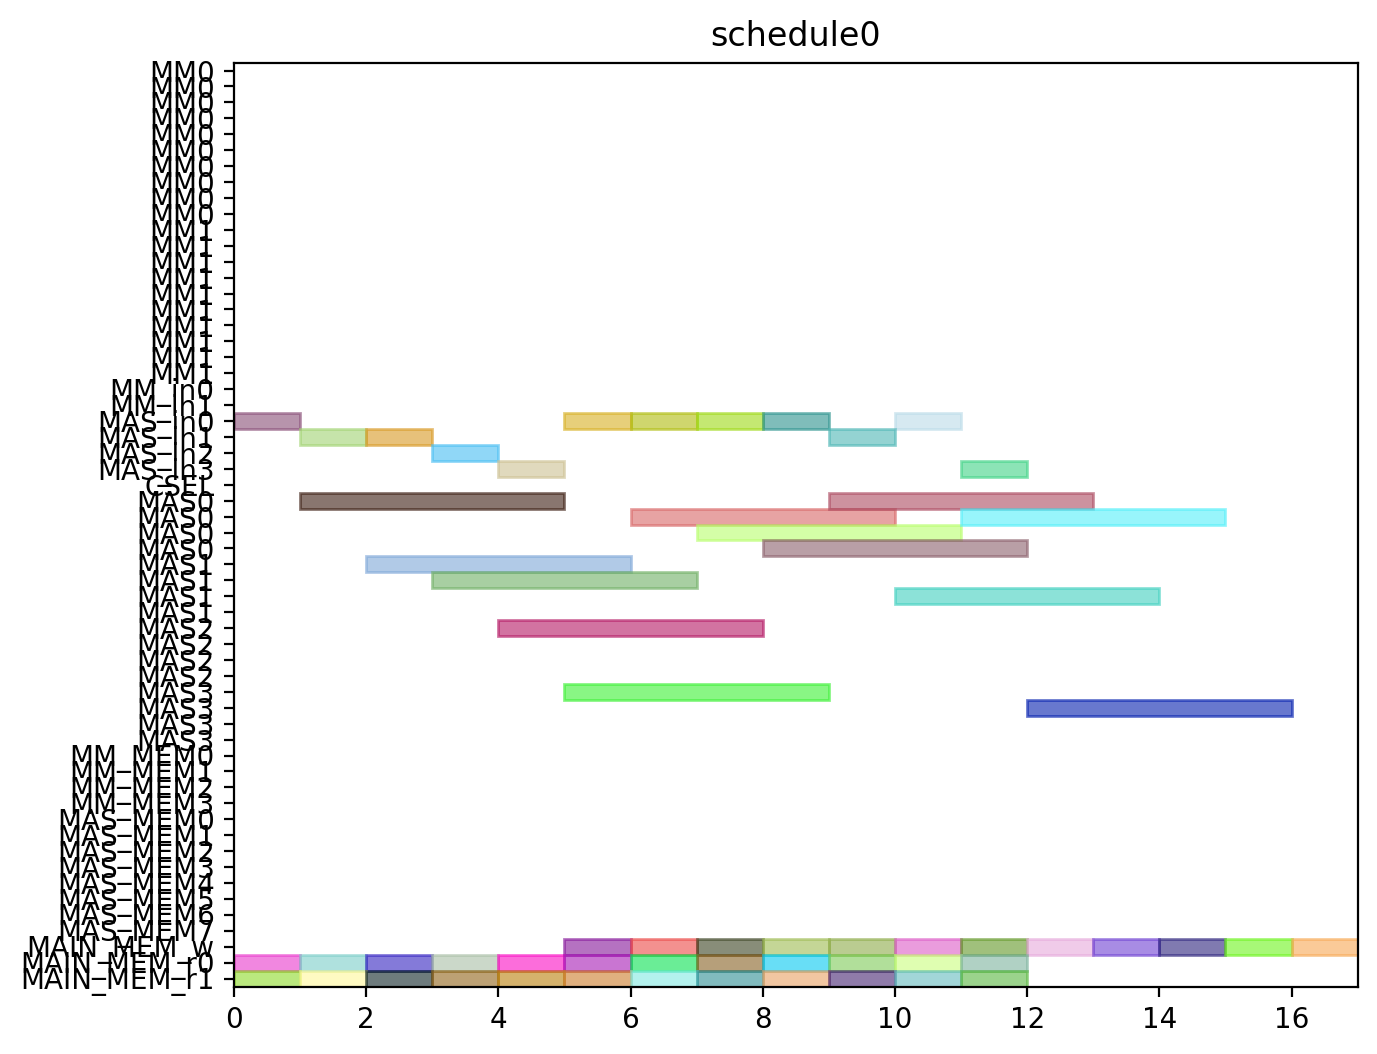

Write Python code to recreate this figure.
from pyschedule import Scenario, solvers, plotters, alt


def solve():
	horizon = 120
	S = Scenario("schedule0", horizon=horizon)

	# resource
	MM = S.Resources('MM', num=2, size=10)
	MM_in = S.Resources('MM_in', num=2)
	MAS_in = S.Resources('MAS_in', num=4)
	CSEL = S.Resource('CSEL')
	MAS = S.Resources('MAS', num=4, size=4, periods=range(1, horizon))
	MM_MEM = S.Resources('MM_MEM', num=4)
	MAS_MEM = S.Resources('MAS_MEM', num=8)
	MAIN_MEM_w = S.Resource('MAIN_MEM_w', size=1)
	MAIN_MEM_r = S.Resources('MAIN_MEM_r', num=2)

	# result of previous scheduling

	# new tasks
	c000 = S.Task('c000', length=4, delay_cost=1)
	c000 += alt(MAS)
	c000_in = S.Task('c000_in', length=1, delay_cost=1)
	c000_in += alt(MAS_in)
	S += c000_in*MAS_in[0]<=c000*MAS[0]

	S += c000_in*MAS_in[1]<=c000*MAS[1]

	S += c000_in*MAS_in[2]<=c000*MAS[2]

	S += c000_in*MAS_in[3]<=c000*MAS[3]

	S += 0<c000

	c000_w = S.Task('c000_w', length=1, delay_cost=1)
	c000_w += alt(MAIN_MEM_w)
	S += c000 <= c000_w

	c000_mem0 = S.Task('c000_mem0', length=1, delay_cost=1)
	c000_mem0 += MAIN_MEM_r[0]
	S += c000_mem0 <= c000

	c000_mem1 = S.Task('c000_mem1', length=1, delay_cost=1)
	c000_mem1 += MAIN_MEM_r[1]
	S += c000_mem1 <= c000

	c001 = S.Task('c001', length=4, delay_cost=1)
	c001 += alt(MAS)
	c001_in = S.Task('c001_in', length=1, delay_cost=1)
	c001_in += alt(MAS_in)
	S += c001_in*MAS_in[0]<=c001*MAS[0]

	S += c001_in*MAS_in[1]<=c001*MAS[1]

	S += c001_in*MAS_in[2]<=c001*MAS[2]

	S += c001_in*MAS_in[3]<=c001*MAS[3]

	S += 0<c001

	c001_w = S.Task('c001_w', length=1, delay_cost=1)
	c001_w += alt(MAIN_MEM_w)
	S += c001 <= c001_w

	c001_mem0 = S.Task('c001_mem0', length=1, delay_cost=1)
	c001_mem0 += MAIN_MEM_r[0]
	S += c001_mem0 <= c001

	c001_mem1 = S.Task('c001_mem1', length=1, delay_cost=1)
	c001_mem1 += MAIN_MEM_r[1]
	S += c001_mem1 <= c001

	c010 = S.Task('c010', length=4, delay_cost=1)
	c010 += alt(MAS)
	c010_in = S.Task('c010_in', length=1, delay_cost=1)
	c010_in += alt(MAS_in)
	S += c010_in*MAS_in[0]<=c010*MAS[0]

	S += c010_in*MAS_in[1]<=c010*MAS[1]

	S += c010_in*MAS_in[2]<=c010*MAS[2]

	S += c010_in*MAS_in[3]<=c010*MAS[3]

	S += 0<c010

	c010_w = S.Task('c010_w', length=1, delay_cost=1)
	c010_w += alt(MAIN_MEM_w)
	S += c010 <= c010_w

	c010_mem0 = S.Task('c010_mem0', length=1, delay_cost=1)
	c010_mem0 += MAIN_MEM_r[0]
	S += c010_mem0 <= c010

	c010_mem1 = S.Task('c010_mem1', length=1, delay_cost=1)
	c010_mem1 += MAIN_MEM_r[1]
	S += c010_mem1 <= c010

	c011 = S.Task('c011', length=4, delay_cost=1)
	c011 += alt(MAS)
	c011_in = S.Task('c011_in', length=1, delay_cost=1)
	c011_in += alt(MAS_in)
	S += c011_in*MAS_in[0]<=c011*MAS[0]

	S += c011_in*MAS_in[1]<=c011*MAS[1]

	S += c011_in*MAS_in[2]<=c011*MAS[2]

	S += c011_in*MAS_in[3]<=c011*MAS[3]

	S += 0<c011

	c011_w = S.Task('c011_w', length=1, delay_cost=1)
	c011_w += alt(MAIN_MEM_w)
	S += c011 <= c011_w

	c011_mem0 = S.Task('c011_mem0', length=1, delay_cost=1)
	c011_mem0 += MAIN_MEM_r[0]
	S += c011_mem0 <= c011

	c011_mem1 = S.Task('c011_mem1', length=1, delay_cost=1)
	c011_mem1 += MAIN_MEM_r[1]
	S += c011_mem1 <= c011

	c100 = S.Task('c100', length=4, delay_cost=1)
	c100 += alt(MAS)
	c100_in = S.Task('c100_in', length=1, delay_cost=1)
	c100_in += alt(MAS_in)
	S += c100_in*MAS_in[0]<=c100*MAS[0]

	S += c100_in*MAS_in[1]<=c100*MAS[1]

	S += c100_in*MAS_in[2]<=c100*MAS[2]

	S += c100_in*MAS_in[3]<=c100*MAS[3]

	S += 0<c100

	c100_w = S.Task('c100_w', length=1, delay_cost=1)
	c100_w += alt(MAIN_MEM_w)
	S += c100 <= c100_w

	c100_mem0 = S.Task('c100_mem0', length=1, delay_cost=1)
	c100_mem0 += MAIN_MEM_r[0]
	S += c100_mem0 <= c100

	c100_mem1 = S.Task('c100_mem1', length=1, delay_cost=1)
	c100_mem1 += MAIN_MEM_r[1]
	S += c100_mem1 <= c100

	c101 = S.Task('c101', length=4, delay_cost=1)
	c101 += alt(MAS)
	c101_in = S.Task('c101_in', length=1, delay_cost=1)
	c101_in += alt(MAS_in)
	S += c101_in*MAS_in[0]<=c101*MAS[0]

	S += c101_in*MAS_in[1]<=c101*MAS[1]

	S += c101_in*MAS_in[2]<=c101*MAS[2]

	S += c101_in*MAS_in[3]<=c101*MAS[3]

	S += 0<c101

	c101_w = S.Task('c101_w', length=1, delay_cost=1)
	c101_w += alt(MAIN_MEM_w)
	S += c101 <= c101_w

	c101_mem0 = S.Task('c101_mem0', length=1, delay_cost=1)
	c101_mem0 += MAIN_MEM_r[0]
	S += c101_mem0 <= c101

	c101_mem1 = S.Task('c101_mem1', length=1, delay_cost=1)
	c101_mem1 += MAIN_MEM_r[1]
	S += c101_mem1 <= c101

	c110 = S.Task('c110', length=4, delay_cost=1)
	c110 += alt(MAS)
	c110_in = S.Task('c110_in', length=1, delay_cost=1)
	c110_in += alt(MAS_in)
	S += c110_in*MAS_in[0]<=c110*MAS[0]

	S += c110_in*MAS_in[1]<=c110*MAS[1]

	S += c110_in*MAS_in[2]<=c110*MAS[2]

	S += c110_in*MAS_in[3]<=c110*MAS[3]

	S += 0<c110

	c110_w = S.Task('c110_w', length=1, delay_cost=1)
	c110_w += alt(MAIN_MEM_w)
	S += c110 <= c110_w

	c110_mem0 = S.Task('c110_mem0', length=1, delay_cost=1)
	c110_mem0 += MAIN_MEM_r[0]
	S += c110_mem0 <= c110

	c110_mem1 = S.Task('c110_mem1', length=1, delay_cost=1)
	c110_mem1 += MAIN_MEM_r[1]
	S += c110_mem1 <= c110

	c111 = S.Task('c111', length=4, delay_cost=1)
	c111 += alt(MAS)
	c111_in = S.Task('c111_in', length=1, delay_cost=1)
	c111_in += alt(MAS_in)
	S += c111_in*MAS_in[0]<=c111*MAS[0]

	S += c111_in*MAS_in[1]<=c111*MAS[1]

	S += c111_in*MAS_in[2]<=c111*MAS[2]

	S += c111_in*MAS_in[3]<=c111*MAS[3]

	S += 0<c111

	c111_w = S.Task('c111_w', length=1, delay_cost=1)
	c111_w += alt(MAIN_MEM_w)
	S += c111 <= c111_w

	c111_mem0 = S.Task('c111_mem0', length=1, delay_cost=1)
	c111_mem0 += MAIN_MEM_r[0]
	S += c111_mem0 <= c111

	c111_mem1 = S.Task('c111_mem1', length=1, delay_cost=1)
	c111_mem1 += MAIN_MEM_r[1]
	S += c111_mem1 <= c111

	c200 = S.Task('c200', length=4, delay_cost=1)
	c200 += alt(MAS)
	c200_in = S.Task('c200_in', length=1, delay_cost=1)
	c200_in += alt(MAS_in)
	S += c200_in*MAS_in[0]<=c200*MAS[0]

	S += c200_in*MAS_in[1]<=c200*MAS[1]

	S += c200_in*MAS_in[2]<=c200*MAS[2]

	S += c200_in*MAS_in[3]<=c200*MAS[3]

	S += 0<c200

	c200_w = S.Task('c200_w', length=1, delay_cost=1)
	c200_w += alt(MAIN_MEM_w)
	S += c200 <= c200_w

	c200_mem0 = S.Task('c200_mem0', length=1, delay_cost=1)
	c200_mem0 += MAIN_MEM_r[0]
	S += c200_mem0 <= c200

	c200_mem1 = S.Task('c200_mem1', length=1, delay_cost=1)
	c200_mem1 += MAIN_MEM_r[1]
	S += c200_mem1 <= c200

	c201 = S.Task('c201', length=4, delay_cost=1)
	c201 += alt(MAS)
	c201_in = S.Task('c201_in', length=1, delay_cost=1)
	c201_in += alt(MAS_in)
	S += c201_in*MAS_in[0]<=c201*MAS[0]

	S += c201_in*MAS_in[1]<=c201*MAS[1]

	S += c201_in*MAS_in[2]<=c201*MAS[2]

	S += c201_in*MAS_in[3]<=c201*MAS[3]

	S += 0<c201

	c201_w = S.Task('c201_w', length=1, delay_cost=1)
	c201_w += alt(MAIN_MEM_w)
	S += c201 <= c201_w

	c201_mem0 = S.Task('c201_mem0', length=1, delay_cost=1)
	c201_mem0 += MAIN_MEM_r[0]
	S += c201_mem0 <= c201

	c201_mem1 = S.Task('c201_mem1', length=1, delay_cost=1)
	c201_mem1 += MAIN_MEM_r[1]
	S += c201_mem1 <= c201

	c210 = S.Task('c210', length=4, delay_cost=1)
	c210 += alt(MAS)
	c210_in = S.Task('c210_in', length=1, delay_cost=1)
	c210_in += alt(MAS_in)
	S += c210_in*MAS_in[0]<=c210*MAS[0]

	S += c210_in*MAS_in[1]<=c210*MAS[1]

	S += c210_in*MAS_in[2]<=c210*MAS[2]

	S += c210_in*MAS_in[3]<=c210*MAS[3]

	S += 0<c210

	c210_w = S.Task('c210_w', length=1, delay_cost=1)
	c210_w += alt(MAIN_MEM_w)
	S += c210 <= c210_w

	c210_mem0 = S.Task('c210_mem0', length=1, delay_cost=1)
	c210_mem0 += MAIN_MEM_r[0]
	S += c210_mem0 <= c210

	c210_mem1 = S.Task('c210_mem1', length=1, delay_cost=1)
	c210_mem1 += MAIN_MEM_r[1]
	S += c210_mem1 <= c210

	c211 = S.Task('c211', length=4, delay_cost=1)
	c211 += alt(MAS)
	c211_in = S.Task('c211_in', length=1, delay_cost=1)
	c211_in += alt(MAS_in)
	S += c211_in*MAS_in[0]<=c211*MAS[0]

	S += c211_in*MAS_in[1]<=c211*MAS[1]

	S += c211_in*MAS_in[2]<=c211*MAS[2]

	S += c211_in*MAS_in[3]<=c211*MAS[3]

	S += 0<c211

	c211_w = S.Task('c211_w', length=1, delay_cost=1)
	c211_w += alt(MAIN_MEM_w)
	S += c211 <= c211_w

	c211_mem0 = S.Task('c211_mem0', length=1, delay_cost=1)
	c211_mem0 += MAIN_MEM_r[0]
	S += c211_mem0 <= c211

	c211_mem1 = S.Task('c211_mem1', length=1, delay_cost=1)
	c211_mem1 += MAIN_MEM_r[1]
	S += c211_mem1 <= c211

	solvers.mip.solve(S,msg=1,kind='CPLEX',ratio_gap=1.01)

	solution = [['hoge']*len(S.solution()[1]) for i in range(len(S.solution()))]
	for i in range(len(S.solution())):
		for j in range(len(S.solution()[i])):
			solution[i][j]=str(S.solution()[i][j])
	print(solution)

	cycles = int(solution[-1][3])

	pic_file_name = "/mnt/rose/usr1/fukuda/ABE/multiRAM_multiMAS_16mux/scheduling_result/stage10MM2_stage4MAS4/CONJ/schedule0.png"
	if(S.solution() != []):
		plotters.matplotlib.plot(S,img_filename=pic_file_name, show_task_labels=False, fig_size=(cycles*0.25+3, 6))

	return solution
